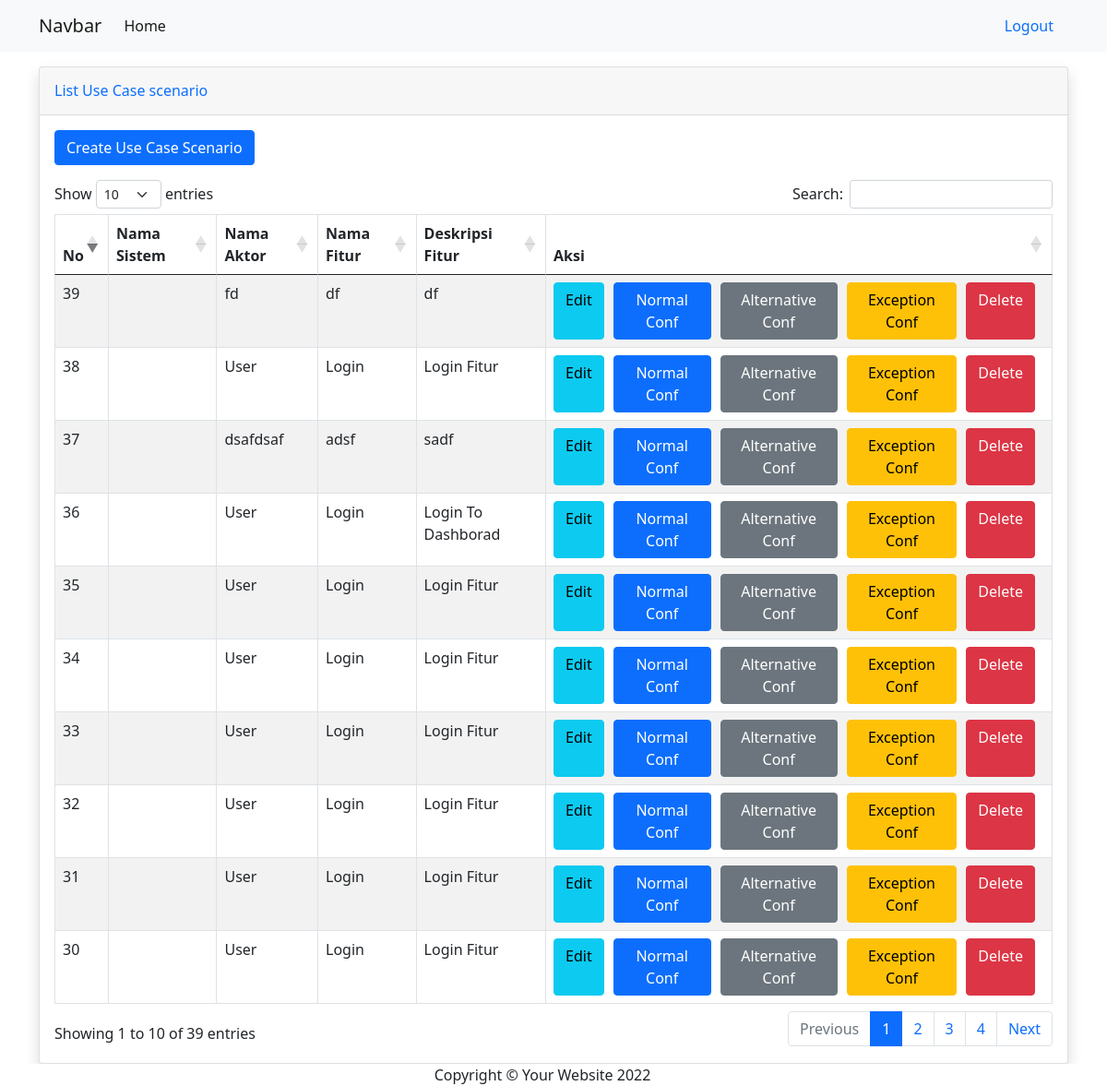
Before: /showUseCaseScenario/ (signed in) with the older database file.
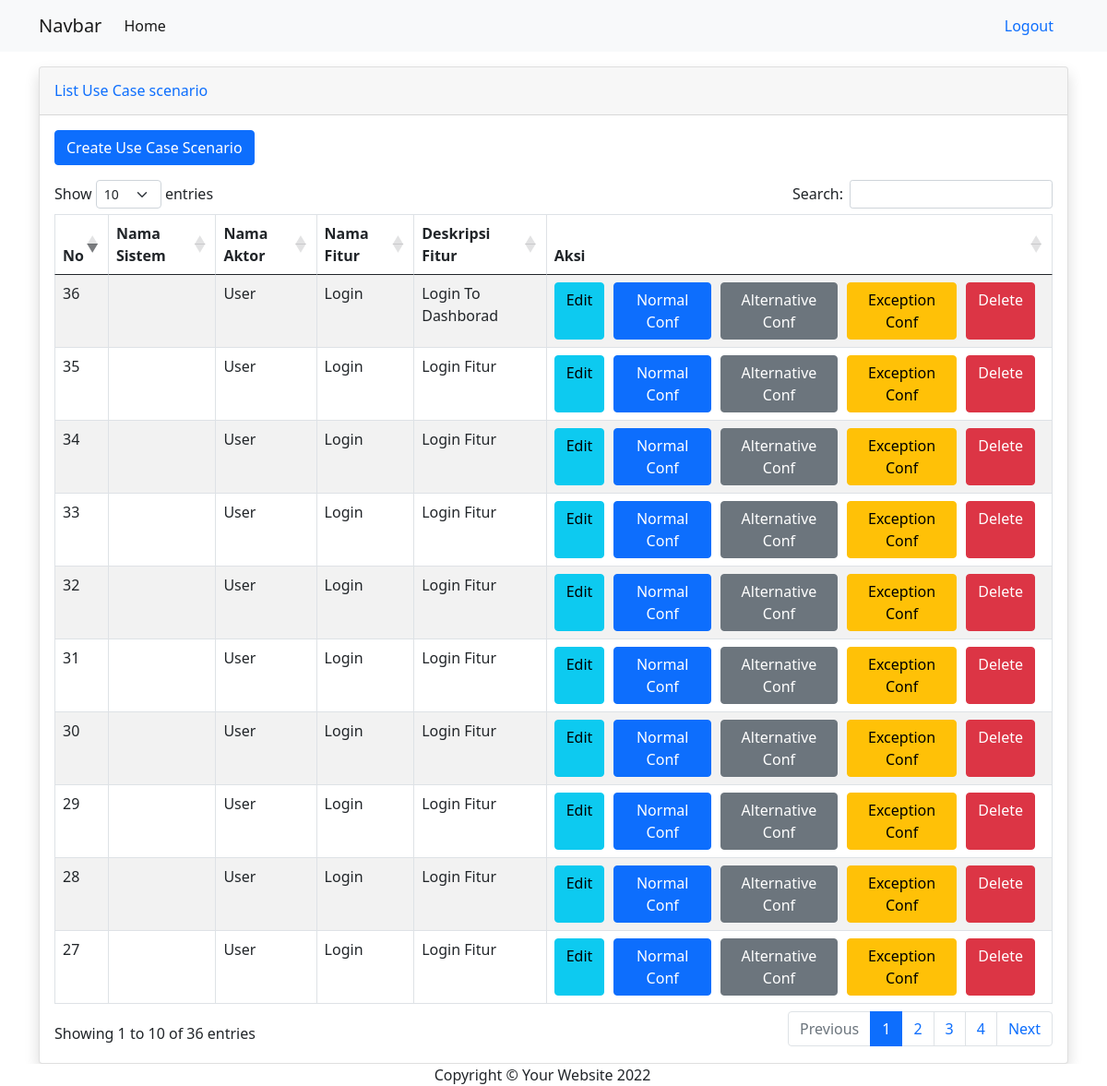
After: the same page with the newer database file.
### mainApp/models.py (models this page shows)
class UseCaseScenario(models.Model):
    actor = models.CharField(max_length=200,null=True)
    feature = models.CharField(max_length=200,null=True)
    feature_description = models.CharField(max_length=200,null=True)
    pre_condition = models.CharField(max_length=200,null=True)
    post_condition = models.CharField(max_length=200,null=True)
    normal_element = models.TextField(null=True)
    alternative_element = models.TextField(null=True)
    exception_element = models.TextField(null=True)
    normal_salt = models.TextField(null=True)
    alternative_salt = models.TextField(null=True)
    exception_salt = models.TextField(null=True)
    created_at = models.DateTimeField(auto_now_add=True, null=True)
    updated_at = models.DateTimeField(auto_now=True, null=True)

### mainApp/views.py (the view)
# urls.py: path('showUseCaseScenario/', views.showUseCaseScenario , name="showUseCaseScenario"),
@login_required(login_url='login')
def showUseCaseScenario(request):
    allUcs = UseCaseScenario.objects.order_by('-id').all()
    context={"allUcs":allUcs}
    return render(request,'mainApp/showUseCaseScenario.html',context)

### mainApp/templates/mainApp/showUseCaseScenario.html (shortened to what this page needs)
{% extends 'mainApp/main.html' %}
{% block content %}
<div class="row row-datatable">
    <div class="col">
        <div class="card shadow mb-4">
            <div class="card-header py-3 d-flex flex-row align-items-center justify-content-between">
                <h6 class="m-0 font-weight-bold text-primary">List Use Case scenario</h6>
            </div>
            <div class="card-body">
                <a href="/useCaseScenario/" role="button" class="btn btn-primary mb-3">Create Use Case Scenario</a>
                <table id="dataTable" class="table table-striped table-bordered" style="width:100%">
                    <thead>
                        <tr>
                            <th>No</th>
                            <th>Nama Sistem</th>
                            <th>Nama Aktor</th>
                            <th>Nama Fitur</th>
                            <th>Deskripsi Fitur</th>
                            <th>Aksi</th>
                        </tr>
                    </thead>
                    <tbody>
                        {% for ucs in allUcs %}
                        <tr>
                            <td>{{ ucs.id }}</td>
                            <td>{{ ucs.sistem }}</td>
                            <td>{{ ucs.actor }}</td>
                            <td>{{ ucs.feature }}</td>
                            <td>{{ ucs.feature_description }}</td>
                            <td class="d-flex justify-content-center">
                                <a href="/formEditUCS/{{ ucs.id }}/" role="button" class="btn btn-info" style="margin-right: 10px;">Edit</a>
                                <a href="/layoutElement/normal/{{ ucs.id }}" role="button" class="btn btn-primary" style="margin-right: 10px;">Normal Conf</a>
                                <a href="/layoutElement/alternative/{{ ucs.id }}" role="button" class="btn btn-secondary" style="margin-right: 10px;">Alternative Conf</a>
                                <a href="/layoutElement/exception/{{ ucs.id }}" role="button" class="btn btn-warning" style="margin-right: 10px;">Exception Conf</a>
                                <a href="#" role="button" class="btn btn-danger" style="margin-right: 10px;">Delete</a>
                            </td>
                        </tr>
                        {% endfor %}
                    </tbody>
                </table>
            </div>
        </div>
    </div>
</div>
{% endblock %}

Changed rows visible on the page:
removed UseCaseScenario: id "39", actor "fd", feature "df", feature_description "df"
removed UseCaseScenario: id "38", actor "User", feature "Login", feature_description "Login Fitur"
removed UseCaseScenario: id "37", actor "dsafdsaf", feature "adsf", feature_description "sadf"
now on this page (row unchanged): UseCaseScenario: id "29", actor "User", feature "Login", feature_description "Login Fitur"
now on this page (row unchanged): UseCaseScenario: id "28", actor "User", feature "Login", feature_description "Login Fitur"
now on this page (row unchanged): UseCaseScenario: id "27", actor "User", feature "Login", feature_description "Login Fitur"
Other visible differences:
text written by a page script: "Show entries Search: Showing 1 to 10 of 39 entries Previous 1 2 3 4 Next" → "Show entries Search: Showing 1 to 10 of 36 entries Previous 1 2 3 4 Next"
